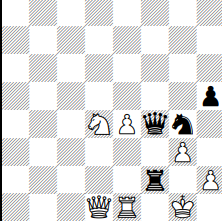
#> input picture Images/sc1016_black.png, 222 x 221 px
$ python -i putzmain.py   (imports and definitions only)   (older library calls are emulated)
#> lines starting #> are read from the running program, lines starting #| are printed output that depends on the picture
### putzlib.py
from __future__ import division
import os
import numpy as np
import PIL.Image as Image
import scipy.signal
import cv2
import PIL.ImageFilter as ImageFilter
try:
    from IPython.display import display
except ImportError:
    pass
#import matplotlib.pyplot as plt
import glob
from io import BytesIO
from math import floor
from numpy.linalg import norm

# [5 lines of commented-out code are left out]
pathtemps = os.path.expanduser("~")+"/Dropbox/putz/piecetemps/"

pieces=['P','R','N','B','Q','K','p','r','n','b','q','k',' ']
piecenames={' ':'zz'}
for p in pieces[:6]:
    piecenames[p] = 'w'+p.lower()
for p in pieces[6:12]:
    piecenames[p] = 'b'+p.lower()
piecenamesrev={}
for k,v in piecenames.items():
    piecenamesrev[v] = k
#> further down, picture is the input picture: shape (221, 222, 3); mean B, G, R 224.9, 224.9, 224.9

def nvec(v):
    a = v.dot(v)
    return v/np.sqrt(a)

def norma(arr):
    arr2=np.float32(arr.flatten())
    return np.sqrt(arr2.dot(arr2))

# [24 lines left out: functions skel, displayarray, gaussim, not called in this run]

def probs(overs,nsets=3):
    pl = np.array([max(overs[i:i+nsets]) for i in range(0,len(overs),nsets)])
    return [(pieces[i],pl[i]) for i in np.argsort(pl)[::-1][:4]]

# [37 lines left out: functions piecepredold, piecepredebug, not called in this run]

def pprobs(ima,ld=1):
    _,ov=piecepredebug(ima,pbarrs,ld)
    return probs(ov)

# [286 lines left out: functions boardtofen, houghbox, splitboardhough, splitboardcontour, contourbox, showboardlines and 11 more, not called in this run]

### putzmain.py
# -*- coding: utf-8 -*-
"""
Created on Mon Jul 31 16:37:09 2017

@author: klein
"""
from __future__ import division
import numpy as np
import PIL.Image as Image
import scipy.signal
import cv2
#from IPython.display import display
import glob
from os.path import basename
import requests
from io import BytesIO
import sys
import argparse,imghdr

#if sys.platform == 'win32':
#    import PIL.ImageGrab as ImageGrab

from putzlib import pathtemps,pieces,piecenames
from putzlib import houghbox,splitboardhough,splitboardcontour,boardtofen,norma

class Board():
    # [165 lines left out: functions __init__, getpieces, piecepred, overlap, stripefilter, pieceacc and 2 more, not called in this run]

def backfilter(im,finalshape=(32,32),passes=2):
    #imcvg= cropim(im,margin=.08)
#> called with finalshape = (32, 32), passes = 2
    imcvg=im
    imcvg= cv2.resize(imcvg,(128,128),interpolation = cv2.INTER_CUBIC)
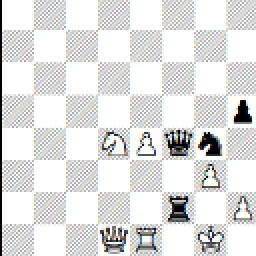
#> imcvg: shape (128, 128, 3) (shown 2 times larger); mean B, G, R 224.8, 224.8, 224.9
    #imcvg = cv2.GaussianBlur(imcvg,(11,11),0)
    for _ in range(passes):
        mask =np.zeros(imcvg.shape,np.uint8)
        ee = cv2.Canny(imcvg,200,400,apertureSize = 3)
        contours,_ = cv2.findContours(ee, 1, 2)
        dashes = [c for c in contours if abs(cv2.minAreaRect(c)[2]+45)<8]
        cv2.drawContours(mask,dashes,-1,255,4)
        imclean = np.where(mask==0,imcvg,0)
        imcvg = imclean
#> this loop made 2 passes
#> pass 1, in backfilter, `ee = cv2.Canny(imcvg,200,400,apertureSize = 3)`:
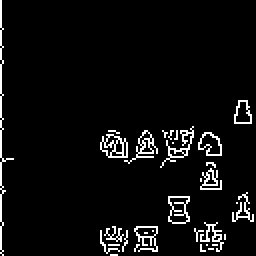
#> ee: shape (128, 128) (shown 2 times larger); 5.2% white in thin lines or dots
#> pass 1, in backfilter, `imclean = np.where(mask==0,imcvg,0)`:
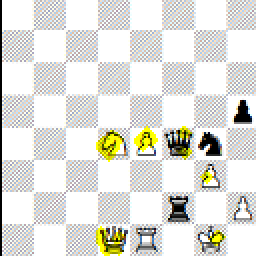
#> imclean: shape (128, 128, 3) (shown 2 times larger); mean B, G, R 219.6, 224.8, 224.9
#> pass 2, in backfilter, `ee = cv2.Canny(imcvg,200,400,apertureSize = 3)`:
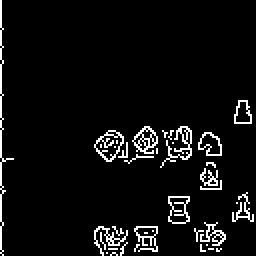
#> ee: shape (128, 128) (shown 2 times larger); 5.6% white in thin lines or dots
#> pass 2, in backfilter, `imclean = np.where(mask==0,imcvg,0)`:
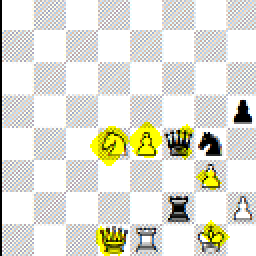
#> imclean: shape (128, 128, 3) (shown 2 times larger); mean B, G, R 214.7, 224.8, 224.9
#> after the loop:
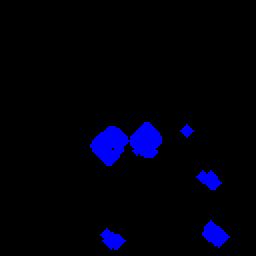
#> mask: shape (128, 128, 3) (shown 2 times larger); mean B, G, R 11.3, 0, 0
    return cv2.resize(imclean,finalshape,interpolation=cv2.INTER_AREA)
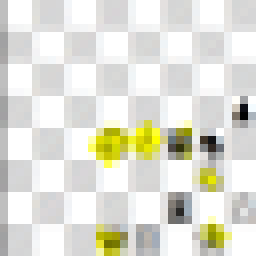
#> returned value: shape (32, 32, 3) (shown 8 times larger); mean of channels 0, 1, 2 214.7, 224.8, 224.9; drawn as B, G, R

# [5 lines left out: function fentoimg, not called in this run]

### Load image templates
nsets = 3
# [1 line not run here, left out]
numpieces = nsets * 12
# [1 line that did not run here, left out]
# [1 line that did not run here, left out]
# [43 lines not run here, left out]

>>> import cv2
>>> picture = cv2.imread('Images/sc1016_black.png')
>>> result = backfilter(picture)

$ run again, on Images/sc1149_black.png
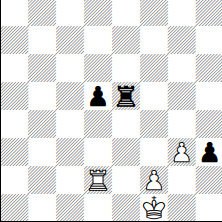
#> input picture Images/sc1149_black.png, 222 x 222 px
#> picture is the input picture: shape (222, 222, 3); mean B, G, R 227.8, 227.8, 227.8
#> the loop in backfilter, `for _ in range(passes):` made 2 passes
#> dashes on pass 1: 9 contours, all with area under 20
#> pass 1, in backfilter, `ee = cv2.Canny(imcvg,200,400,apertureSize = 3)`:
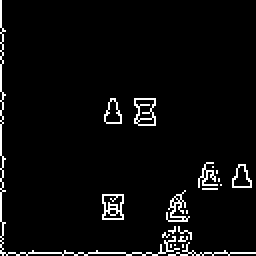
#> ee: shape (128, 128) (shown 2 times larger); 4.1% white in thin lines or dots
#> in backfilter, `return cv2.resize(imclean,finalshape,interpolation=cv2.INTER_AREA)`:
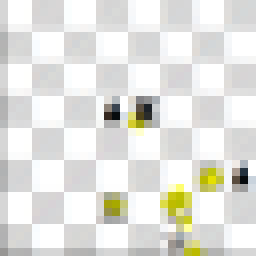
#> returned value: shape (32, 32, 3) (shown 8 times larger); mean of channels 0, 1, 2 222.2, 227.1, 227.1; drawn as B, G, R
